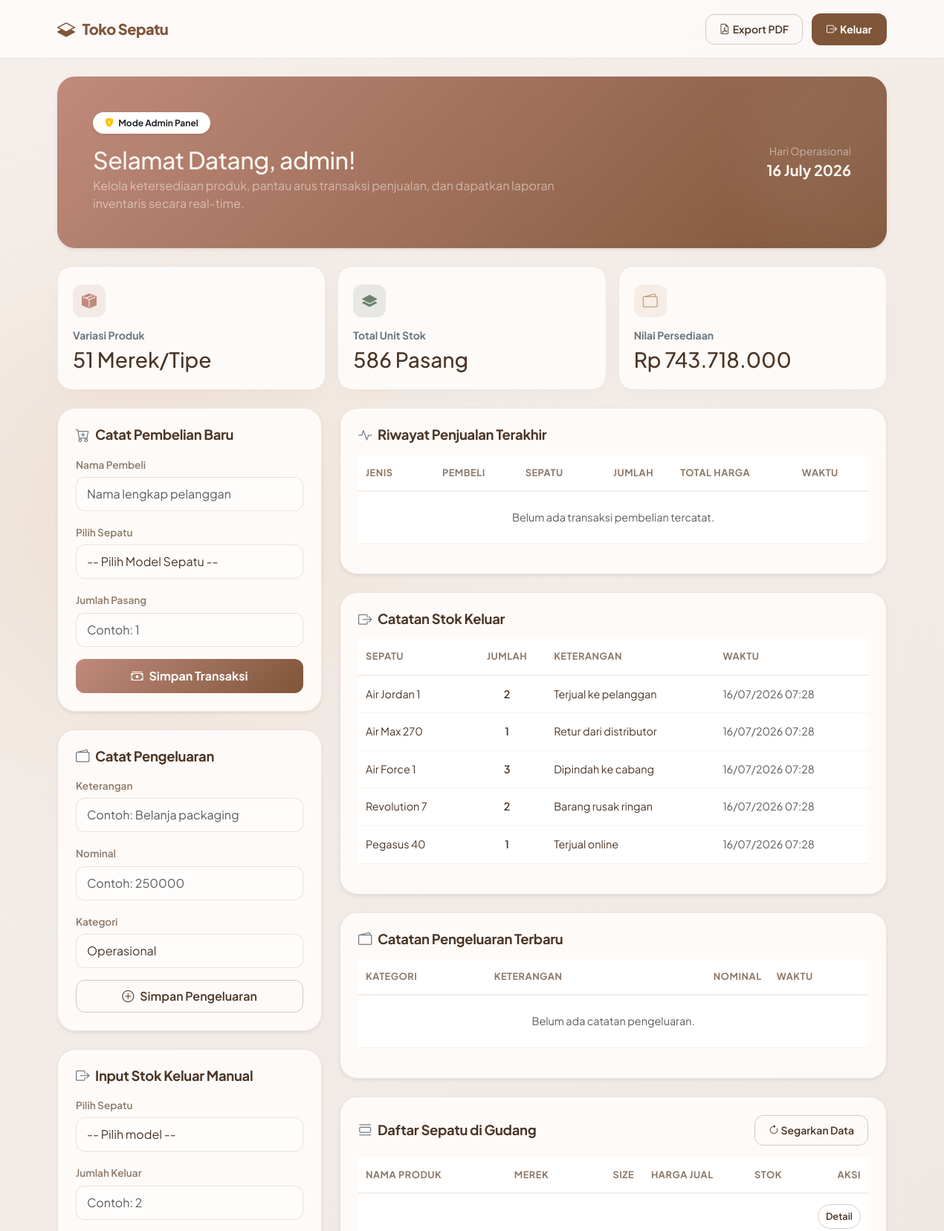
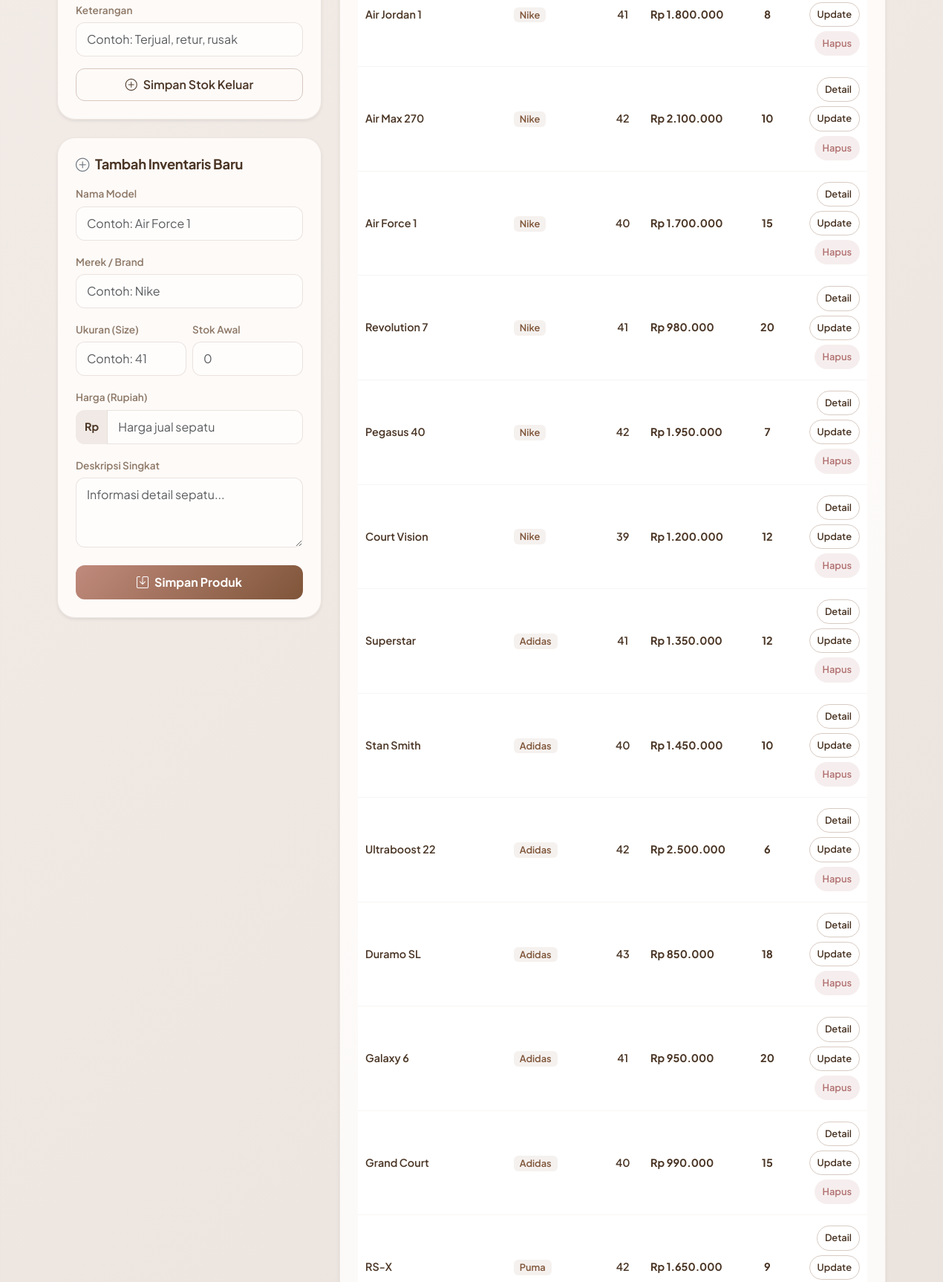
/index.php (signed in, upper part), run on the app's committed database (2 pictures, top to bottom).
### tables this page shows
CREATE TABLE IF NOT EXISTS stok_keluar (
    id INT AUTO_INCREMENT PRIMARY KEY,
    sepatu_id INT NOT NULL,
    jumlah INT NOT NULL,
    keterangan VARCHAR(150) NOT NULL,
    created_at TIMESTAMP DEFAULT CURRENT_TIMESTAMP,
    CONSTRAINT fk_stok_keluar_sepatu FOREIGN KEY (sepatu_id) REFERENCES sepatu(id) ON DELETE CASCADE
);

CREATE TABLE IF NOT EXISTS sepatu (
    id INT AUTO_INCREMENT PRIMARY KEY,
    nama VARCHAR(100) NOT NULL,
    merek VARCHAR(100) NOT NULL,
    ukuran VARCHAR(20) NOT NULL,
    harga INT NOT NULL,
    stok INT NOT NULL,
    deskripsi TEXT,
    created_at TIMESTAMP DEFAULT CURRENT_TIMESTAMP
);

### index.php (the view, shortened to what the rows shown need)
<?php
require_once __DIR__ . '/auth.php';
$result = $conn->query('SELECT * FROM sepatu ORDER BY created_at DESC');
$items = $result ? $result->fetch_all(MYSQLI_ASSOC) : [];
$stokKeluarResult = $conn->query('SELECT sk.id, sk.jumlah, sk.keterangan, sk.created_at, s.nama AS nama_sepatu FROM stok_keluar sk JOIN sepatu s ON s.id = sk.sepatu_id ORDER BY sk.created_at DESC LIMIT 10');
$stokKeluar = $stokKeluarResult ? $stokKeluarResult->fetch_all(MYSQLI_ASSOC) : [];
?>
<!DOCTYPE html>
<html lang="id">
<head>
    <link href="https://cdn.jsdelivr.net/npm/bootstrap@5.3.3/dist/css/bootstrap.min.css" rel="stylesheet">
    <link href="https://cdn.jsdelivr.net/npm/bootstrap-icons@1.11.3/font/bootstrap-icons.min.css" rel="stylesheet">
</head>
<body>
<div class="container py-4 position-relative" style="z-index: 1;">
    <div class="card hero-card shadow-sm mb-4">
        <div class="card-body p-4 p-md-5">
            <div class="row align-items-center">
                <div class="col-md-8">
                    <h2 class="fw-extrabold mb-1" style="letter-spacing: -0.5px;">Selamat Datang, <?php echo htmlspecialchars($_SESSION['username'] ?? 'Admin'); ?>!</h2>
                </div>
            </div>
        </div>
    </div>
    <div class="row g-4">
        <div class="col-lg-8">
            <div class="dashboard-card shadow-sm">
                <div class="table-responsive">
                    <table class="table table-custom align-middle">
                        <thead>
                            <tr>
                                <th style="width: 15%">Jenis</th>
                                <th>Pembeli</th>
                                <th>Sepatu</th>
                                <th class="text-center">Jumlah</th>
                                <th>Total Harga</th>
                                <th>Waktu</th>
                            </tr>
                        </thead>
                    </table>
                </div>
            </div>
            <div class="dashboard-card shadow-sm">
                <div class="table-responsive">
                    <table class="table table-custom align-middle">
                        <thead>
                            <tr>
                                <th>Sepatu</th>
                                <th class="text-center">Jumlah</th>
                                <th>Keterangan</th>
                                <th>Waktu</th>
                            </tr>
                        </thead>
                        <tbody>
                            <?php if (empty($stokKeluar)): ?>
                                <tr>
                                    <td colspan="4" class="text-center text-muted py-4">Belum ada data stok keluar.</td>
                                </tr>
                            <?php else: ?>
                                <?php foreach ($stokKeluar as $item): ?>
                                    <tr>
                                        <td><?php echo htmlspecialchars($item['nama_sepatu']); ?></td>
                                        <td class="text-center fw-semibold"><?php echo (int)$item['jumlah']; ?></td>
                                        <td><?php echo htmlspecialchars($item['keterangan']); ?></td>
                                        <td class="text-muted small"><?php echo date('d/m/Y H:i', strtotime($item['created_at'])); ?></td>
                                    </tr>
                                <?php endforeach; ?>
                            <?php endif; ?>
                        </tbody>
                    </table>
                </div>
            </div>
            <div class="dashboard-card shadow-sm">
                <div class="table-responsive">
                    <table class="table table-custom align-middle">
                        <thead>
                            <tr>
                                <th>Kategori</th>
                                <th>Keterangan</th>
                                <th class="text-end">Nominal</th>
                                <th>Waktu</th>
                            </tr>
                        </thead>
                    </table>
                </div>
            </div>
            <div class="dashboard-card shadow-sm">
                <div class="table-responsive">
                    <table class="table table-custom align-middle">
                        <thead>
                            <tr>
                                <th>Nama Produk</th>
                                <th>Merek</th>
                                <th class="text-center">Size</th>
                                <th>Harga Jual</th>
                                <th class="text-center">Stok</th>
                                <th class="text-end" style="width: 15%">Aksi</th>
                            </tr>
                        </thead>
                        <tbody>
                            <?php if (empty($items)): ?>
                                <tr>
                                    <td colspan="6" class="text-center text-muted py-4">Inventaris sepatu masih kosong.</td>
                                </tr>
                            <?php else: ?>
                                <?php foreach ($items as $item): ?>
                                    <tr>
                                        <td class="fw-semibold"><?php echo htmlspecialchars($item['nama']); ?></td>
                                        <td>
                                            <span class="badge px-2 py-1 rounded" style="background: rgba(127, 85, 57, 0.08); color: var(--primary-nude); font-size: 0.8rem; font-weight: 600;">
                                                <?php echo htmlspecialchars($item['merek']); ?>
                                            </span>
                                        </td>
                                        <td class="text-center fw-semibold"><?php echo htmlspecialchars($item['ukuran']); ?></td>
                                        <td class="fw-bold">Rp <?php echo number_format($item['harga'], 0, ',', '.'); ?></td>
                                        <td class="text-center fw-bold <?php echo $item['stok'] <= 3 ? 'text-danger' : ''; ?>">
                                            <?php echo (int)$item['stok']; ?>
                                        </td>
                                        <td class="text-end">
                                            <div class="action-row-group">
                                                <a class="btn btn-outline-custom btn-sm" href="index.php?action=detail&id=<?php echo (int)$item['id']; ?>">Detail</a>
                                                <a class="btn btn-outline-custom btn-sm" href="index.php?action=edit&id=<?php echo (int)$item['id']; ?>">Update</a>
                                                <a class="btn btn-delete-style btn-sm" href="index.php?action=delete&id=<?php echo (int)$item['id']; ?>" onclick="return confirm('Apakah Anda yakin ingin menghapus data sepatu <?php echo htmlspecialchars($item['nama']); ?>?')">Hapus</a>
                                            </div>
                                        </td>
                                    </tr>
                                <?php endforeach; ?>
                            <?php endif; ?>
                        </tbody>
                    </table>
                </div>
            </div>
        </div>
    </div>
</div>
</body>
</html>

### data on the page
stok_keluar: sepatu.nama "Air Jordan 1", jumlah "2", keterangan "Terjual ke pelanggan", created_at "16/07/2026 07:28"
stok_keluar: sepatu.nama "Air Max 270", jumlah "1", keterangan "Retur dari distributor", created_at "16/07/2026 07:28"
stok_keluar: sepatu.nama "Air Force 1", jumlah "3", keterangan "Dipindah ke cabang", created_at "16/07/2026 07:28"
stok_keluar: sepatu.nama "Revolution 7", jumlah "2", keterangan "Barang rusak ringan", created_at "16/07/2026 07:28"
stok_keluar: sepatu.nama "Pegasus 40", jumlah "1", keterangan "Terjual online", created_at "16/07/2026 07:28"
sepatu: nama "Air Jordan 1", merek "Nike", ukuran "41", harga "1.800.000", stok "8"
sepatu: nama "Air Max 270", merek "Nike", ukuran "42", harga "2.100.000", stok "10"
sepatu: nama "Air Force 1", merek "Nike", ukuran "40", harga "1.700.000", stok "15"
sepatu: nama "Revolution 7", merek "Nike", ukuran "41", harga "980.000", stok "20"
sepatu: nama "Pegasus 40", merek "Nike", ukuran "42", harga "1.950.000", stok "7"
sepatu: nama "Court Vision", merek "Nike", ukuran "39", harga "1.200.000", stok "12"
sepatu: nama "Superstar", merek "Adidas", ukuran "41", harga "1.350.000", stok "12"
sepatu: nama "Stan Smith", merek "Adidas", ukuran "40", harga "1.450.000", stok "10"
sepatu: nama "Ultraboost 22", merek "Adidas", ukuran "42", harga "2.500.000", stok "6"
sepatu: nama "Duramo SL", merek "Adidas", ukuran "43", harga "850.000", stok "18"
sepatu: nama "Galaxy 6", merek "Adidas", ukuran "41", harga "950.000", stok "20"
sepatu: nama "Grand Court", merek "Adidas", ukuran "40", harga "990.000", stok "15"
sepatu: nama "RS-X", merek "Puma", ukuran "42", harga "1.650.000", stok "9"

### other printed values
$_SESSION['username'] "admin"
$totalItems "51"
$totalStok "586"
$nilaiPersediaan "743.718.000"
